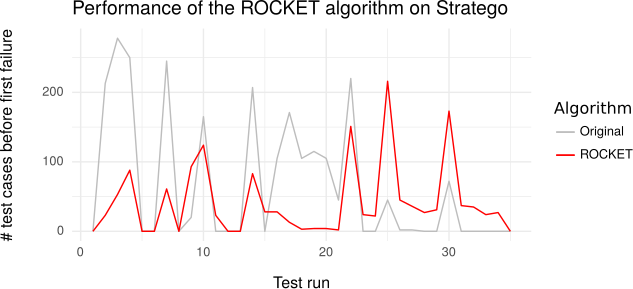

Reproduce this figure in R.
library(ggplot2)

data <- read.csv2("/home/pieter/Documenten/thesis/evaluation/sel2/performance.csv", header = TRUE, sep = ",")

data <- subset(data, Alpha > -1)
data$idx = seq(1:length(data$commit))

ggplot(data, aes(idx)) +
  geom_line(aes(y = Original, color = "Original")) +
  geom_line(aes(y = Rocket, color = "ROCKET")) +
  ggtitle("Performance of the ROCKET algorithm on Stratego") +
  labs(x = "Test run", y = "# test cases before first failure") +
  scale_color_manual(name = "Algorithm", values = c("Original" = "gray", "ROCKET" = "red")) +
  theme_bw(base_size = 12, base_family = "") %+replace% 
  theme(axis.ticks = element_blank(), legend.background = element_blank(), 
        legend.position = "right", legend.title = element_text("Algorithm"),
        legend.key = element_blank(), panel.background = element_blank(), 
        panel.border = element_blank(), strip.background = element_blank(), 
        axis.title.x = element_text(margin = margin(t = 0.5, b = 0, unit = "cm")),
        axis.title.y = element_text(margin = margin(r = 0.8, unit = "cm"), angle = 90),
        plot.background = element_blank(), complete = TRUE)
